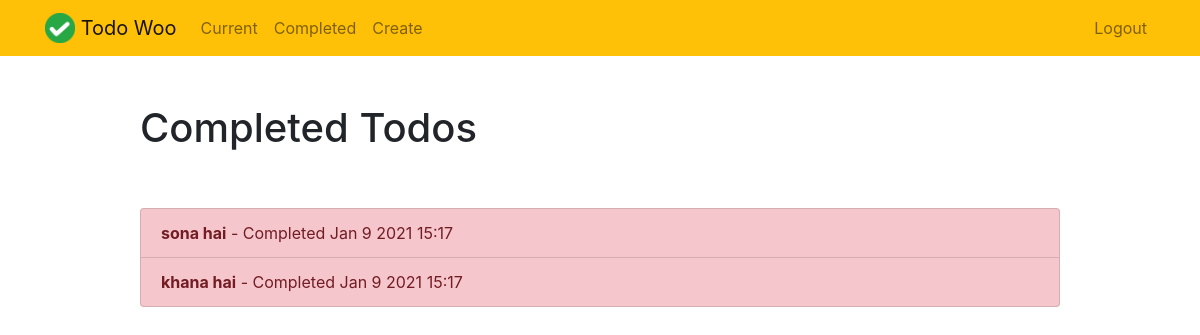
/completed/ (signed in), run on an earlier commit of the app's database.
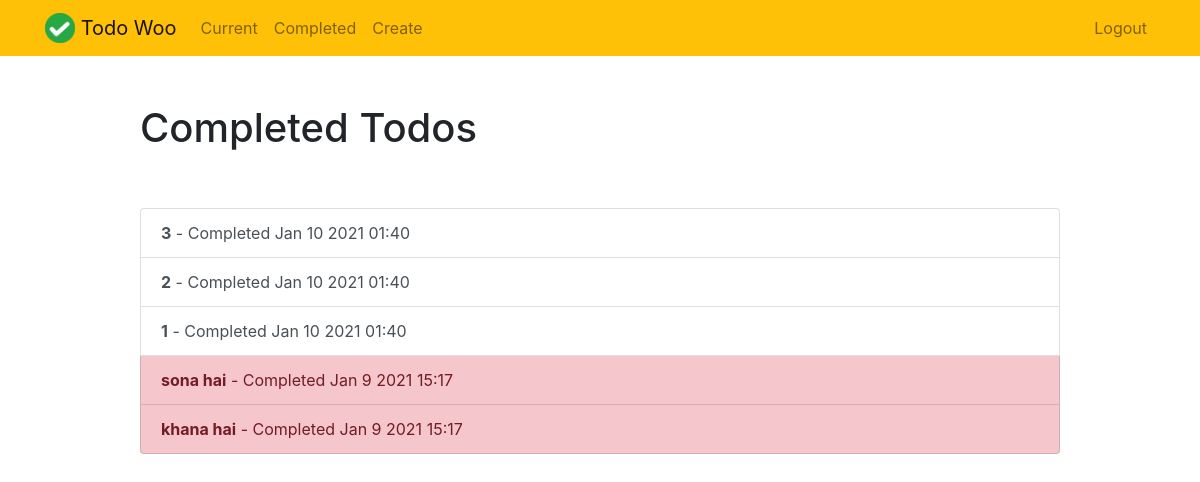
And on a later commit of the database.
### todo/models.py (models this page shows, shortened)
class Todo(models.Model):
    title = models.CharField(max_length=100)
    memo = models.TextField(blank=True)
    created = models.DateTimeField(auto_now_add=True)
    datecompleted = models.DateTimeField(null=True, blank=True)
    important = models.BooleanField(default=False)
    user = models.ForeignKey(User, on_delete=models.CASCADE)

### todo/views.py (the view)
# urls.py: path('completed/', views.completedtodos, name='completedtodos'),
@login_required
def completedtodos(request):
    todos = Todo.objects.filter(user=request.user, datecompleted__isnull=False).order_by('-datecompleted')
    return render(request, 'todo/completedtodos.html', {'todos':todos})

### todo/templates/todo/completedtodos.html
{% extends "todo/base.html" %}
{% block content %}
    <div class="row justify-content-center mt-5">
        <div class="col-md-10">
            <h1>Completed Todos</h1>
        </div>
    </div>
    <div class="row justify-content-center mt-5">
        <div class="col-md-10">
            <div class="list-group">
                {% for todo in todos %}
                    <a href="{% url 'viewtodo' todo.id %}" class="list-group-item list-group-item-action{% if todo.important %} list-group-item-danger{% endif %}"><b>{{ todo.title }}</b> - Completed {{ todo.datecompleted|date:'M j Y H:i' }}</a>
                {% endfor %}
            </div>
        </div>
    </div>
{% endblock %}

### todo/templates/todo/base.html (shortened to what this page needs)
<!doctype html>
{% load static %}
<html lang="en">
<head>
    <link rel="stylesheet" href="https://stackpath.bootstrapcdn.com/bootstrap/4.4.1/css/bootstrap.min.css">
</head>
<body>
<nav class="navbar navbar-expand-md navbar-light bg-warning">
<div class="container">
    {% if user.is_authenticated %}
    <a class="navbar-brand" href="{% url 'currenttodos' %}">
         <img src="{% static 'todo/logo.png' %}" width="30" height="30" class="d-inline-block align-top">
        <span>Todo Woo</span>
    </a>
    {% else %}
    <a class="navbar-brand" href="{% url 'home' %}">
         <img src="{% static 'todo/logo.png' %}" width="30" height="30" class="d-inline-block align-top">
        <span>Todo Woo</span>
    </a>
    {% endif %}
    <div class="collapse navbar-collapse" id="navbarNav">
    {% if user.is_authenticated %}
        <ul class="navbar-nav mr-auto">
                <li class="nav-item {{ current }}">
                    <a class="nav-link" href="{% url 'currenttodos' %}">Current</a>
                </li>
                <li class="nav-item {{ completed }}">
                    <a class="nav-link" href="{% url 'completedtodos' %}">Completed</a>
                </li>
                <li class="nav-item {{ create }}">
                    <a class="nav-link" href="{% url 'createtodo' %}">Create</a>
                </li>
        </ul>
    {% endif %}
    <ul class="navbar-nav ml-auto">
            {% if user.is_authenticated %}
                <li class="nav-item">
                    <a href="#" onclick="$('#signOutBtn').click()" class="nav-link">Logout</a>
                </li>
            {% endif %}
        </ul>
    </div>
</div>
</nav>
<div class="container">
{% block content %}{% endblock %}
</div>
</body>
</html>

What changed in the data, as far as the page shows it:
added Todo: title "3", datecompleted "Jan 10 2021 01:40"
added Todo: title "2", datecompleted "Jan 10 2021 01:40"
added Todo: title "1", datecompleted "Jan 10 2021 01:40"
